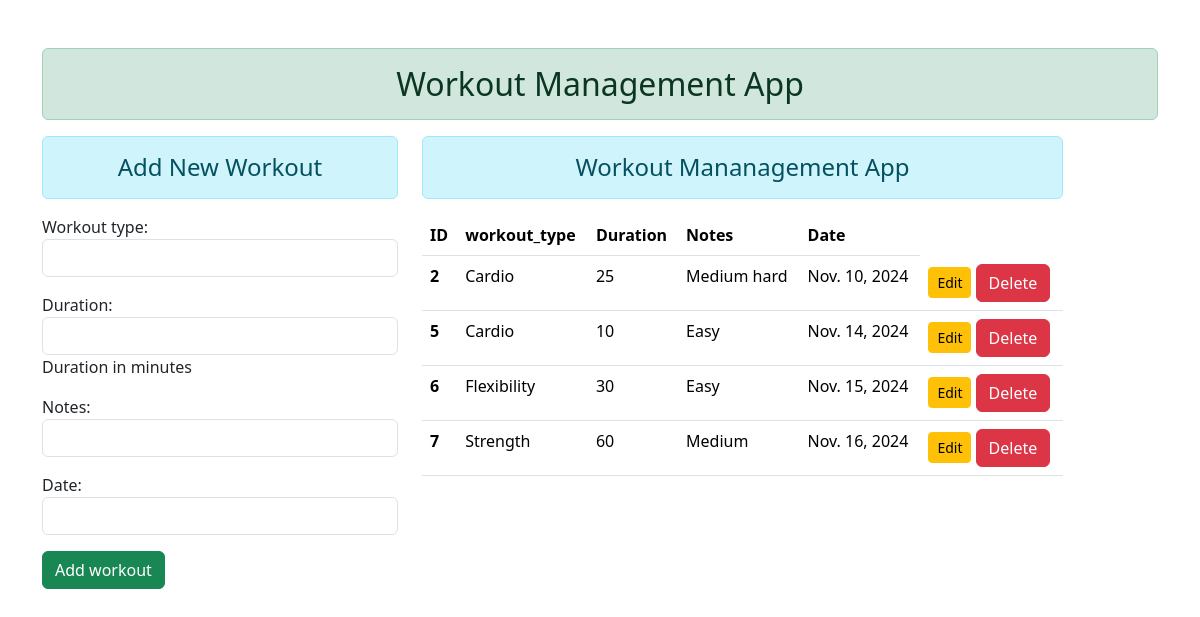
Before: / with the older database file.
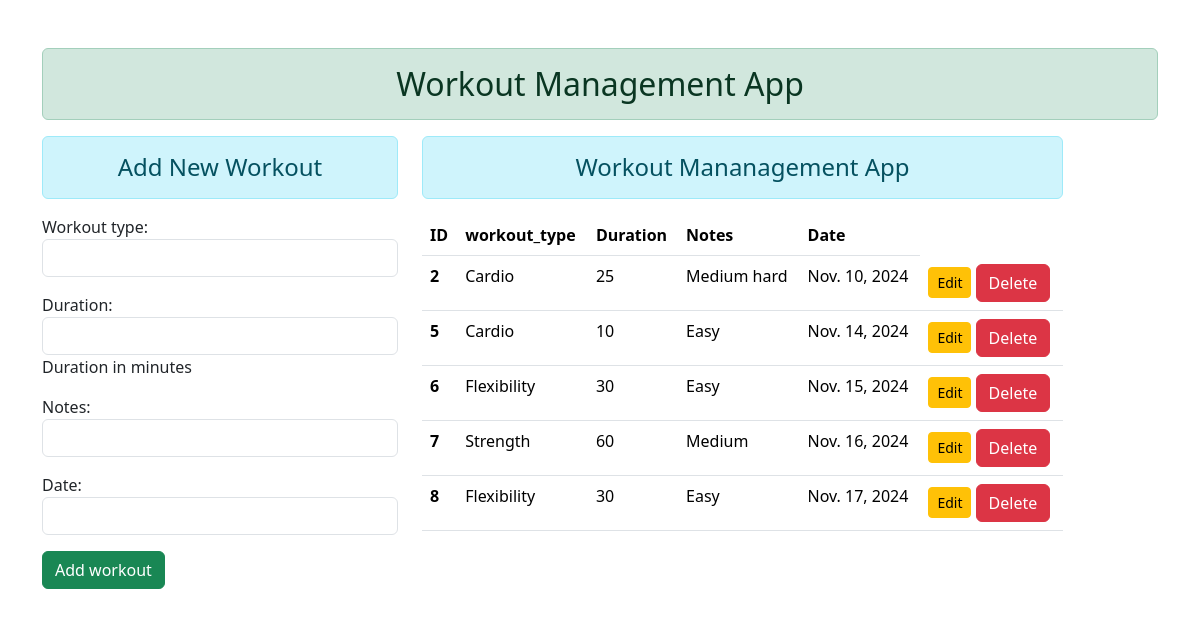
After: the same page with the newer database file.
### lca3app/models.py (models this page shows)
class Workoutmodel(models.Model):
    WORKOUT_TYPES = [
        ('Cardio', 'Cardio'),
        ('Strength', 'Strength'),
        ('Flexibility', 'Flexibility'),
        ('Balance', 'Balance'),
    ]
    workout_type = models.CharField(max_length=50, choices=WORKOUT_TYPES)
    duration = models.PositiveIntegerField(help_text="Duration in minutes")
    notes = models.TextField(blank=True, null=True)
    date = models.DateField()

### lca3app/views.py (the view)
# urls.py: path('',views.add_show, name="addandshow"),
def add_show(request):
    if request.method == 'POST':
        fm = Workout(request.POST)
        if fm.is_valid():
            nm = fm.cleaned_data['workout_type']
            em = fm.cleaned_data['duration']
            pw = fm.cleaned_data['notes']
            dt = fm.cleaned_data['date']
            reg = Workoutmodel(workout_type=nm, duration=em, notes=pw, date=dt)
            reg.save()
            fm = Workout()
    else:
        fm = Workout()
    wk = Workoutmodel.objects.all()
    return render(request, 'enroll/addandshow.html',{'form':fm, 'workout':wk})

### lca3app/forms.py
class Workout(forms.ModelForm):
    class Meta:
        model= Workoutmodel
        fields = ['workout_type','duration','notes','date']
        widgets = {
            'workout_type': forms.TextInput(attrs={'class': 'form-control'}),
            'duration': forms.TimeInput(attrs={'class': 'form-control'}),
            'notes': forms.TextInput(attrs={'class': 'form-control'}),
            'date': forms.DateInput(attrs={'class': 'form-control'}),
        }

### lca3app/templates/enroll/addandshow.html (shortened to what this page needs)
{% extends 'enroll/base.html' %}
{% block content %}
    <div class="row">
        <div class="col-sm-4">
            <h4 class="text-center alert alert-info"> Add New Workout</h4>
            <form action="" method="POST">
                {{ form.as_p }}
                <input type="submit" value="Add workout" class="btn btn-success">
            </form>
        </div>
        <div class="col-sm-7 offset">
            <h4 class="text-center alert alert-info">Workout Mananagement App</h4>
            {% if workout %}
            <table class="table table-hover">
                <thead>
                    <tr>
                        <th scope="col">ID</th>
                        <th scope="col">workout_type</th>
                        <th scope="col">Duration</th>
                        <th scope="col">Notes</th>
                        <th scope="col">Date</th>
                    </tr>
                </thead>
                <tbody>
                    {% for wo in workout %}
                    <tr>
                        <th scope="row">{{wo.id}}</th>
                        <td>{{ wo.workout_type }}</td>
                        <td>{{ wo.duration }}</td>
                        <td>{{ wo.notes }}</td>
                        <td>{{ wo.date }}</td>
                        <td>
                            <a href="{% url 'updatedata' wo.id %}" class="btn btn-warning btn-sm">Edit</a>
                            <form action="{% url 'deletedata' wo.id %}" method="post" class="d-inline">
                                <input type="submit" class="btn btn-danger" value="Delete">
                            </form>
                        </td>
                    </tr>
                    {% endfor %}
                </tbody>
            </table>
            {% endif %}
        </div>
    </div>
{% endblock content %}

Changed rows visible on the page:
added Workoutmodel: id "8", workout_type "Flexibility", duration "30", notes "Easy", date "Nov. 17, 2024"
